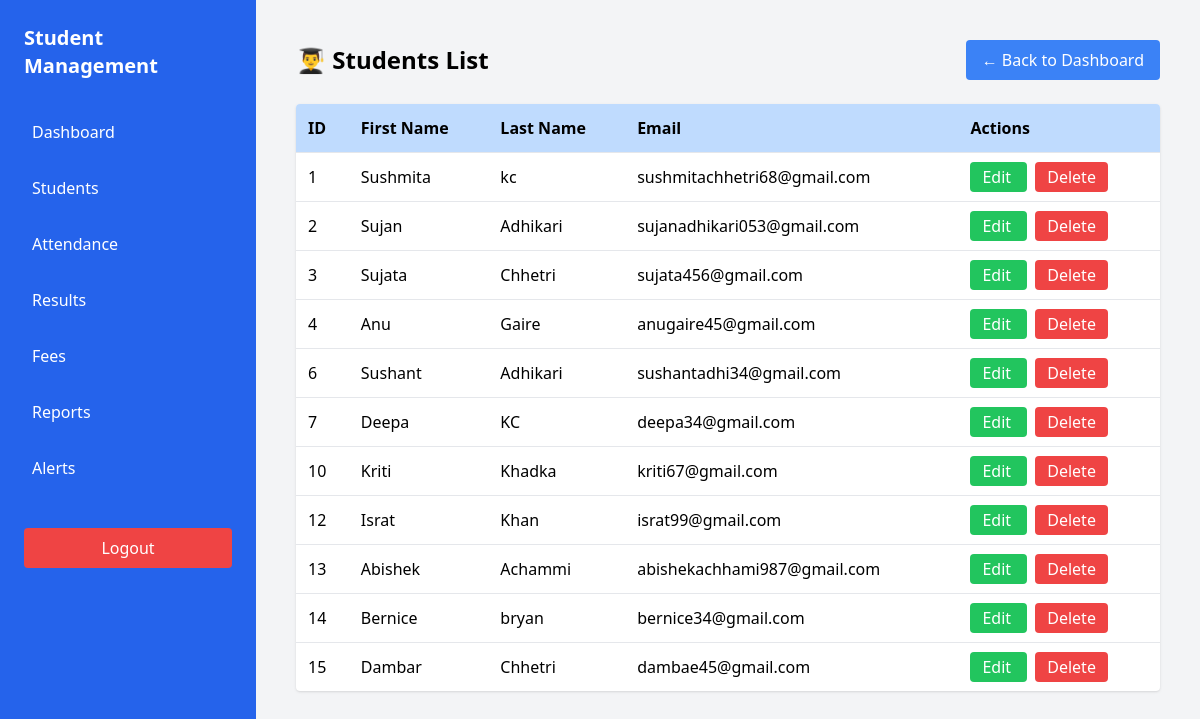
The app's page /view_students.php with its own data.
### tables this page shows
CREATE TABLE `students` (
  `student_id` int(11) NOT NULL,
  `first_name` varchar(50) DEFAULT NULL,
  `last_name` varchar(50) DEFAULT NULL,
  `email` varchar(100) DEFAULT NULL,
  `phone` varchar(20) DEFAULT NULL
);

### view_students.php (the view, shortened to what this page needs)
<?php
include("database.php");
$query = "SELECT * FROM students";
$result = mysqli_query($conn,$query);
?>
<!DOCTYPE html>
<html>
<head>
<script src="https://cdn.tailwindcss.com"></script>
</head>
<body class="bg-gray-100">
<div class="flex">
<?php include("sidebar.php"); ?>
<div class="flex-1 p-10">
<div class="flex justify-between items-center mb-6">
<h2 class="text-2xl font-bold">
👨‍🎓 Students List
</h2>
<a href="dashboard.php"
class="bg-blue-500 text-white px-4 py-2 rounded hover:bg-blue-600">
← Back to Dashboard
</a>
</div>
<table class="w-full bg-white shadow rounded overflow-hidden">
<tr class="bg-blue-200 text-left">
<th class="p-3">ID</th>
<th class="p-3">First Name</th>
<th class="p-3">Last Name</th>
<th class="p-3">Email</th>
<th class="p-3">Actions</th>
</tr>
<?php while($row=mysqli_fetch_assoc($result)){ ?>
<tr class="border-t hover:bg-gray-50">
<td class="p-3"><?php echo $row['student_id']; ?></td>
<td class="p-3"><?php echo $row['first_name']; ?></td>
<td class="p-3"><?php echo $row['last_name']; ?></td>
<td class="p-3"><?php echo $row['email']; ?></td>
<td class="p-3 space-x-2">
<a href="edit_student.php?id=<?php echo $row['student_id']; ?>"
class="bg-green-500 text-white px-3 py-1 rounded hover:bg-green-600">
Edit
</a>
<a href="delete_student.php?id=<?php echo $row['student_id']; ?>"
class="bg-red-500 text-white px-3 py-1 rounded hover:bg-red-600"
onclick="return confirm('Are you sure you want to delete this student?')">
Delete
</a>
</td>
</tr>
<?php } ?>
</table>
</div>
</div>
</body>
</html>

### records on screen
students: student_id "1", first_name "Sushmita", last_name "kc", email "sushmitachhetri68@gmail.com"
students: student_id "2", first_name "Sujan", last_name "Adhikari", email "sujanadhikari053@gmail.com"
students: student_id "3", first_name "Sujata", last_name "Chhetri", email "sujata456@gmail.com"
students: student_id "4", first_name "Anu", last_name "Gaire", email "anugaire45@gmail.com"
students: student_id "6", first_name "Sushant", last_name "Adhikari", email "sushantadhi34@gmail.com"
students: student_id "7", first_name "Deepa", last_name "KC", email "deepa34@gmail.com"
students: student_id "10", first_name "Kriti", last_name "Khadka", email "kriti67@gmail.com"
students: student_id "12", first_name "Israt", last_name "Khan", email "israt99@gmail.com"
students: student_id "13", first_name "Abishek", last_name "Achammi", email "abishekachhami987@gmail.com"
students: student_id "14", first_name "Bernice", last_name "bryan", email "bernice34@gmail.com"
students: student_id "15", first_name "Dambar", last_name "Chhetri", email "dambae45@gmail.com"
